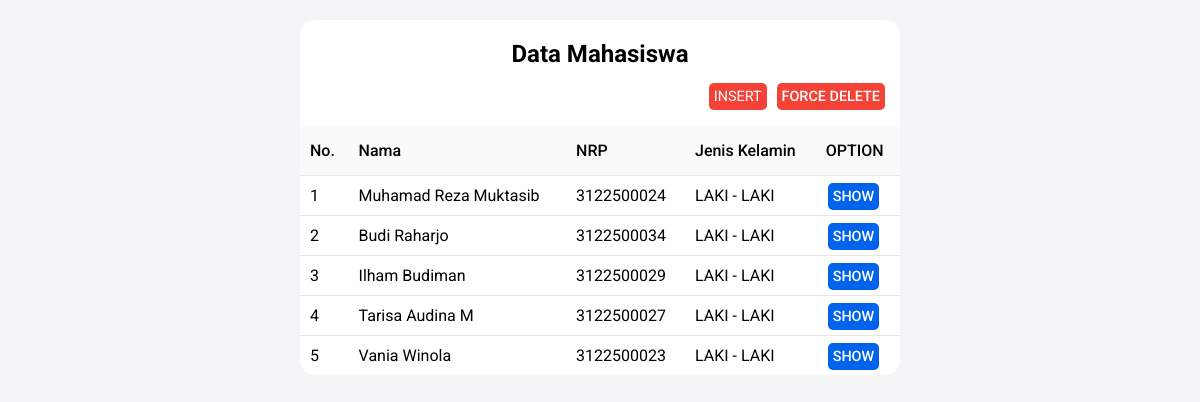
The page / on the database its author committed.
### tables this page shows
CREATE TABLE `tb_mahasiswa` (
  `ID` int(11) NOT NULL,
  `NRP` varchar(20) NOT NULL,
  `NAMA` varchar(30) NOT NULL,
  `GENDER` tinyint(1) NOT NULL,
  `JURUSAN` varchar(30) NOT NULL,
  `EMAIL` varchar(50) NOT NULL,
  `ALAMAT` text NOT NULL,
  `HP` varchar(15) NOT NULL,
  `SMA` varchar(30) NOT NULL,
  `F_MATKUL` varchar(30) NOT NULL
);

### index.php (the view, shortened to what this page needs)
<?php
 include 'db.php';
?>
<!DOCTYPE html>
<html lang="en">
<head>
</head>
<body>
        <section class="main">
            <div class="table-container">
                <h1 style="text-align:center;">Data Mahasiswa</h1>
                <div class="header">
                    <a href="insert.php">INSERT</a>
                    <a style="background-color: #f44336;
            color: white;
            font-weight: 500; margin: 5px; border-radius: 5px;" id="btn">FORCE DELETE</a>
                </div>
                <table class="tabel">
                   <thead>
                    <tr>
                        <th>No.</th>
                        <th>Nama</th>
                        <th>NRP</th>
                        <th>Jenis Kelamin</th>
                        <th>OPTION</th>
                </thead>
                <tbody>
                    <?php
                    $no = 1;
                    $data = mysqli_query($conn,"SELECT * FROM `tb_mahasiswa` WHERE 1");
                    while($row = mysqli_fetch_array($data)){
                    ?>
                    <tr>
                        <td><?php echo $no++?></td>
                        <td><?php echo $row['NAMA'] ?></td>
                        <td><?php echo $row['NRP'] ?></td>
                        <td><?php $gen = $row['GENDER']; if($gen){echo "LAKI - LAKI";}else{echo "PEREMPUAN";} ?></td>
                        <td class="tabel-tombol"><a href="tampil.php?id=<?php echo $row['ID']; ?>">SHOW</a>
                        <a class="del" style="display:none;" href="proses-hapus.php?id=<?php echo $row['ID']; ?>">DELETE</a></td>
                    </tr>
                    <?php }?>
                </tbody>
                </table>
            </div>
        </section>
</body>
</html>

### index.php (style rules this page uses)
a { font-size: 90%; }
:root { --bgBlack: #F3F5F7; --putih: #ffffff; --hitam: #000000; }
.tabel-tombol a { text-decoration: none; background-color: #0162EC; color: white; font-weight: 500; padding: 5px; border-radius: 5px; margin: 2px; }
* { margin: 0; }
body { background-color: var(--bgBlack); color: var(--hitam); font-family: 'Roboto', sans-serif; font-weight: 400; }
.main { display: flex; justify-content: center; align-items:center; margin-top: 20px; margin-bottom: 20px; }
.header { display:flex; justify-content: end; padding: 10px; }
.header a { margin: 5px; text-decoration: none; background-color: #f44336; color: white; font-weight: 400; padding: 5px; border-radius: 5px; }
.table-container { background-color: var(--putih); padding: 20px 0px 0px 0px; border-radius: 15px; width: 50%; }
table { width: 100%; margin-left: auto; margin-right: auto; }
th { background-color: #fAfAfA; height: 30px; text-align: start; font-weight: 500; }
tr:last-child { border-bottom: 0px; }
tr { border-bottom: 1px solid #E7E7E7; }
table, th, td { padding: 10px 10px; border-collapse: collapse; }

### rows shown on the page
tb_mahasiswa: NAMA "Muhamad Reza Muktasib", NRP "3122500024", GENDER "LAKI - LAKI"
tb_mahasiswa: NAMA "Budi Raharjo", NRP "3122500034", GENDER "LAKI - LAKI"
tb_mahasiswa: NAMA "Ilham Budiman", NRP "3122500029", GENDER "LAKI - LAKI"
tb_mahasiswa: NAMA "Tarisa Audina M", NRP "3122500027", GENDER "LAKI - LAKI"
tb_mahasiswa: NAMA "Vania Winola", NRP "3122500023", GENDER "LAKI - LAKI"
